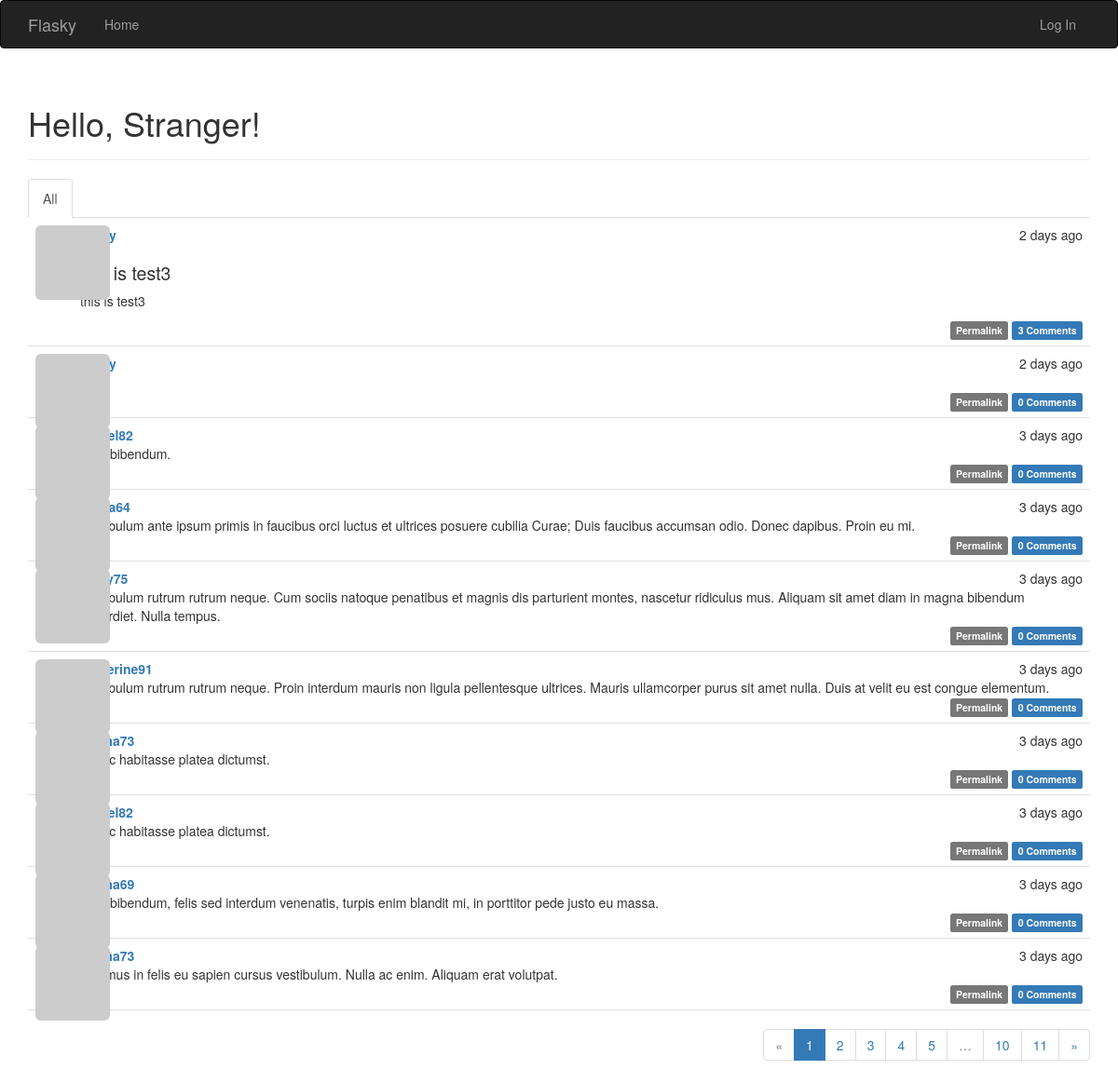
Before: / with the older database file.
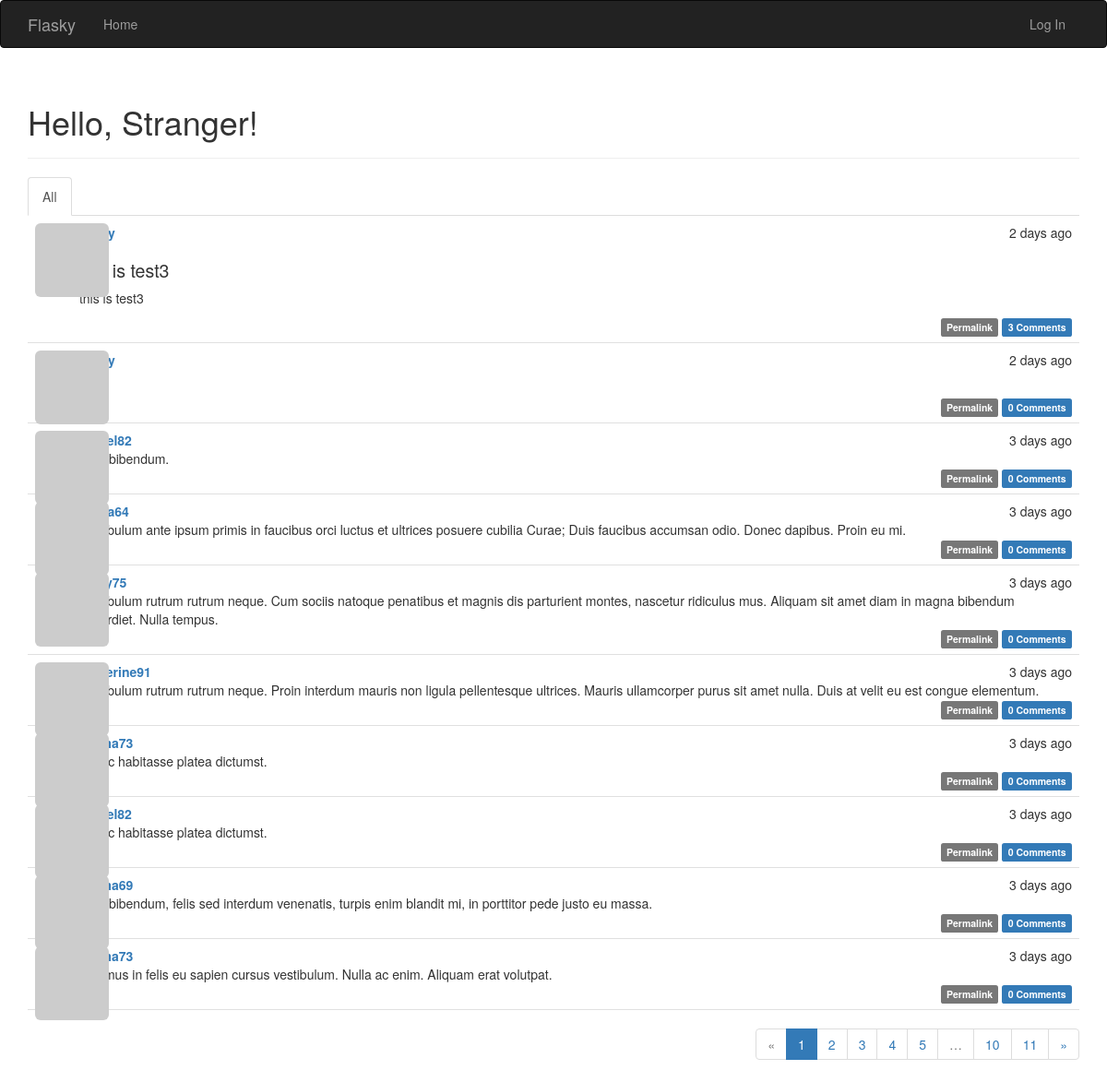
After: the same page with the newer database file.
### app/main/views.py (the view)
@main.route('/', methods=['GET', 'POST'])
def index():
    form = PostForm()
    if current_user.can(Permission.WRITE_ARTICLES) and form.validate_on_submit():
        post = Post(body=form.body.data, author=current_user._get_current_object())
        db.session.add(post)
        return redirect(url_for('.index'))
    page = request.args.get('page', 1, type=int)
    show_followed = False
    if current_user.is_authenticated:
        show_followed = bool(request.cookies.get('show_followed', ''))
    if show_followed:
        query = current_user.followed_posts
    else:
        query = Post.query
    pagination = query.order_by(Post.timestamp.desc()).paginate(
        page, per_page=current_app.config['FLASKY_POSTS_PER_PAGE'], error_out=False)
    posts = pagination.items
    return render_template('index.html', form=form, posts=posts, show_followed=show_followed, pagination=pagination)

### app/auth/views.py (called while the page is built)
@auth.before_app_request
def before_request():
    if current_user.is_authenticated:
        current_user.ping()
        if not current_user.confirmed \
                and request.endpoint \
                and request.endpoint[:5] != 'auth.' \
                and request.endpoint != 'static':
            return redirect(url_for('auth.unconfirmed'))

### app/main/__init__.py (called while the page is built)
@main.app_context_processor
def inject_permissions():
    return dict(Permission=Permission)

### app/models.py (called while the page is built)
    def gravatar(self, size=100, default='identicon', rating='g'):
        if request.is_secure:
            url = 'https://secure.gravatar.com/avatar'
        else:
            url = 'http://www.gravatar.com/avatar'
        hash = self.avatar_hash or hashlib.md5(
            self.email.encode('utf-8')).hexdigest()
        return '{url}/{hash}?s={size}&d={default}&r={rating}'.format(
            url=url, hash=hash, size=size, default=default, rating=rating)

    def can(self, permissions):
        return False

    def is_administrator(self):
        return False

### app/templates/index.html (shortened to what this page needs)
{% extends "base.html" %}
{% import "bootstrap/wtf.html" as wtf %}
{% import "_macros.html" as macros %}
{% block page_content %}
<div class="page-header">
    <h1>Hello, {% if current_user.is_authenticated %}{{ current_user.username }}{% else %}Stranger{% endif %}!</h1>
</div>
<div class="post-tabs">
    <ul class="nav nav-tabs">
        <li{% if not show_followed %} class="active"{% endif %}><a href="{{ url_for('.show_all') }}">All</a></li>
    </ul>
    {% include '_posts.html' %}
</div>
{% if pagination %}
<div class="pagination">
    {{ macros.pagination_widget(pagination, '.index') }}
</div>
{% endif %}
{% endblock %}

Changed rows visible on the page:
changed Post (number 2 of 10 on the later page): body_html empty → "<p>test1</p>" (drawn)
